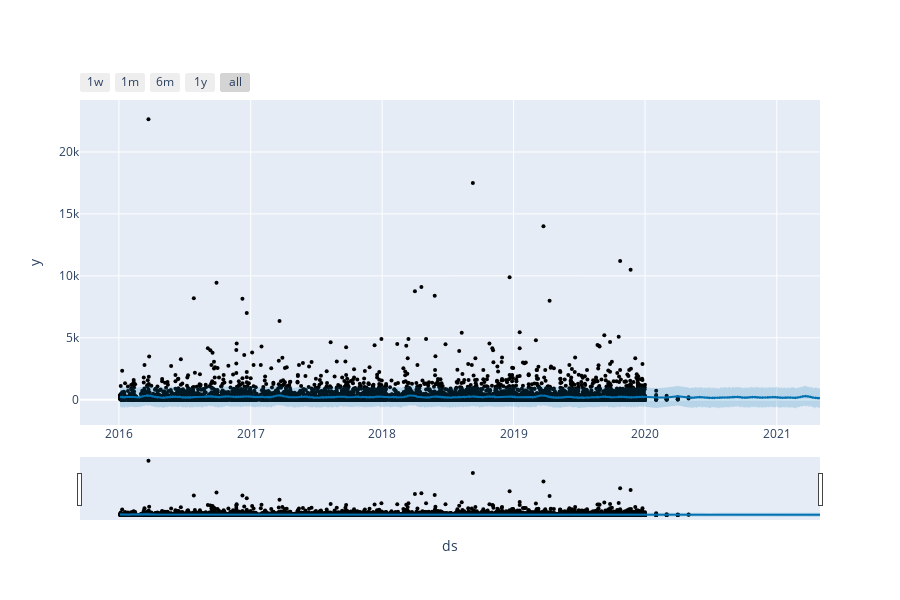
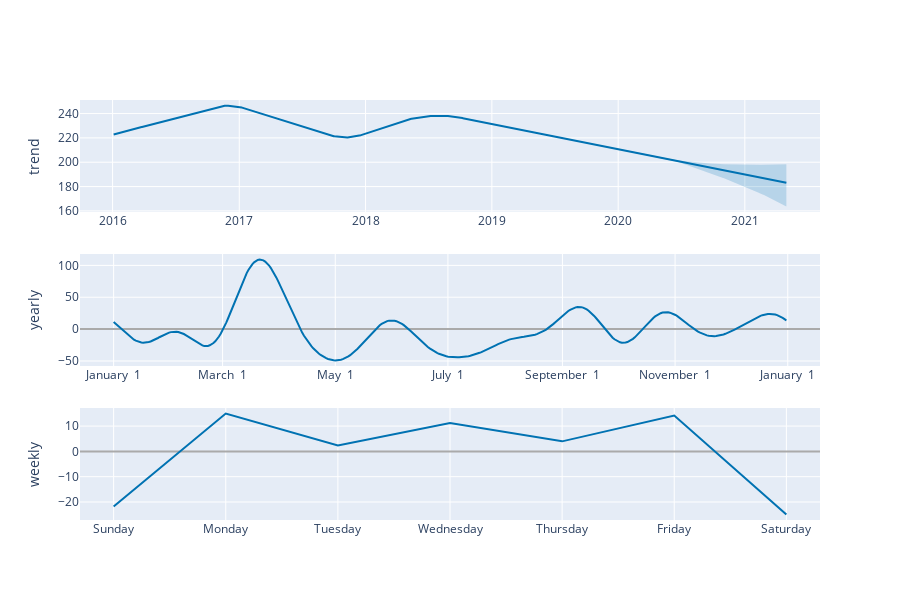

Notebook source saved alongside these figures, in order:
### Code cell
from prophet import Prophet
from prophet.plot import plot_plotly, plot_components_plotly

superstore = ...

model = Prophet()

model.fit(store)

future = model.make_future_dataframe(periods=365)

predictions = model.predict(future)

fig = plot_plotly(model, predictions)

fig_comp = plot_components_plotly(model, predictions)

fig.show()
fig_comp.show()

### Figure 1 — Plotly figure (JSON) as saved in the notebook; plotly's stock layout.template omitted (floating-point values rounded to 4 significant figures; data arrays with more than 128 entries replaced by an {"elided": "..."} marker saying what was removed)
{"data": [{"marker": {"color": "black", "size": 4}, "mode": "markers", "name": "Actual", "type": "scatter", "x": {"elided": "9994 str values"}, "y": {"elided": "9994 float values"}}, {"hoverinfo": "skip", "line": {"width": 0}, "mode": "lines", "type": "scatter", "x": {"elided": "1699 str values"}, "y": {"elided": "1699 float values"}}, {"fill": "tonexty", "fillcolor": "rgba(0, 114, 178, 0.2)", "line": {"color": "#0072B2", "width": 2}, "mode": "lines", "name": "Predicted", "type": "scatter", "x": {"elided": "1699 str values"}, "y": {"elided": "1699 float values"}}, {"fill": "tonexty", "fillcolor": "rgba(0, 114, 178, 0.2)", "hoverinfo": "skip", "line": {"width": 0}, "mode": "lines", "type": "scatter", "x": {"elided": "1699 str values"}, "y": {"elided": "1699 float values"}}], "layout": {"height": 600, "showlegend": false, "width": 900, "xaxis": {"rangeselector": {"buttons": [{"count": 7, "label": "1w", "step": "day", "stepmode": "backward"}, {"count": 1, "label": "1m", "step": "month", "stepmode": "backward"}, {"count": 6, "label": "6m", "step": "month", "stepmode": "backward"}, {"count": 1, "label": "1y", "step": "year", "stepmode": "backward"}, {"step": "all"}]}, "rangeslider": {"visible": true}, "title": {"text": "ds"}, "type": "date"}, "yaxis": {"title": {"text": "y"}}}}

### Figure 2 — Plotly figure (JSON) as saved in the notebook; plotly's stock layout.template omitted (floating-point values rounded to 4 significant figures; data arrays with more than 128 entries replaced by an {"elided": "..."} marker saying what was removed)
{"data": [{"line": {"color": "#0072B2", "width": 2}, "mode": "lines", "name": "trend", "type": "scatter", "x": {"elided": "1699 str values"}, "xaxis": "x", "y": {"elided": "1699 float values"}, "yaxis": "y"}, {"line": {"color": "rgba(0, 114, 178, 0.2)", "width": 0}, "mode": "lines", "name": "trend_upper", "type": "scatter", "x": {"elided": "1699 str values"}, "xaxis": "x", "y": {"elided": "1699 float values"}, "yaxis": "y"}, {"fill": "tonexty", "fillcolor": "rgba(0, 114, 178, 0.2)", "line": {"color": "rgba(0, 114, 178, 0.2)", "width": 0}, "mode": "lines", "name": "trend_lower", "type": "scatter", "x": {"elided": "1699 str values"}, "xaxis": "x", "y": {"elided": "1699 float values"}, "yaxis": "y"}, {"line": {"color": "#0072B2", "width": 2}, "mode": "lines", "name": "yearly", "type": "scatter", "x": {"elided": "365 str values"}, "xaxis": "x2", "y": {"elided": "365 float values"}, "yaxis": "y2"}, {"line": {"color": "#0072B2", "width": 2}, "mode": "lines", "name": "weekly", "type": "scatter", "x": ["2017-01-01T00:00:00", "2017-01-02T00:00:00", "2017-01-03T00:00:00", "2017-01-04T00:00:00", "2017-01-05T00:00:00", "2017-01-06T00:00:00", "2017-01-07T00:00:00"], "xaxis": "x3", "y": [-21.78, 14.93, 2.352, 11.25, 3.964, 14.19, -24.91], "yaxis": "y3"}], "layout": {"height": 600, "showlegend": false, "width": 900, "xaxis": {"anchor": "y", "domain": [0, 1], "range": ["2015-09-28T19:12:00", "2021-08-06T04:48:00"], "type": "date"}, "xaxis2": {"anchor": "y2", "domain": [0, 1], "range": ["2016-12-13T18:54:02.958904115", "2018-01-18T11:04:57.863013581"], "tickformat": "%B %e", "type": "date"}, "xaxis3": {"anchor": "y3", "domain": [0, 1], "range": ["2016-12-31T16:48:00", "2017-01-07T07:12:00"], "tickformat": "%A", "type": "date"}, "yaxis": {"anchor": "x", "domain": [0.7333, 1], "rangemode": "normal", "title": {"text": "trend"}, "zerolinecolor": "#AAA"}, "yaxis2": {"anchor": "x2", "domain": [0.3667, 0.6333], "title": {"text": "yearly"}, "zerolinecolor": "#AAA"}, "yaxis3": {"anchor": "x3", "domain": [0, 0.2667], "title": {"text": "weekly"}, "zerolinecolor": "#AAA"}}}
